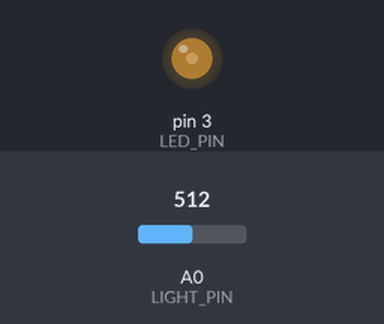
The sketch below on a simulated Arduino Uno, built with avr-gcc and run on an emulated ATmega328P. On the bench: output pins drawn as LEDs (lit = HIGH). The test bench sets the inputs (shaded band); at power-on: A0 (LIGHT_PIN) = 512. What the sketch prints to the serial monitor is not drawn.

Above: at 1.2 s.
1.3 s: A0 (LIGHT_PIN) set to 716
At 2.4 s:
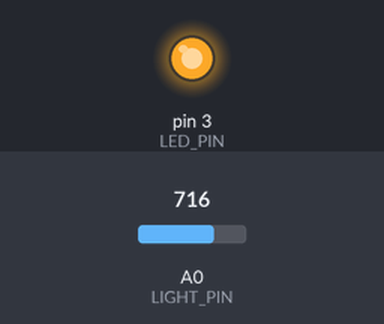
2.8 s: A0 (LIGHT_PIN) set to 900
At 3.3 s:
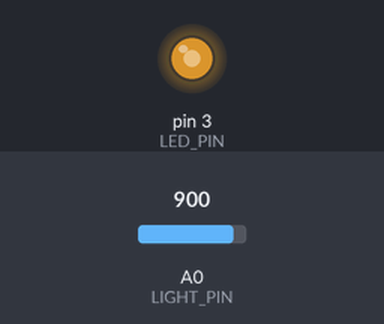
4.3 s: A0 (LIGHT_PIN) set to 0
At 4.9 s:
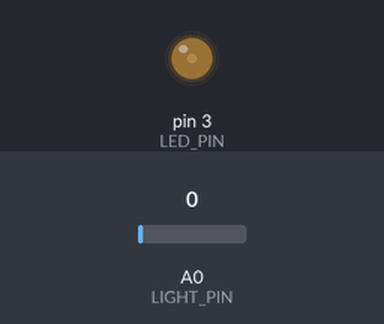
Timing chart, 0 to 7.3 s (numbered marks = the images above; inputs shaded):
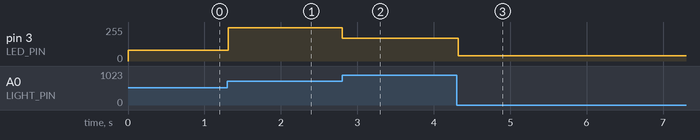

The sketch:

seminar2.ino
```cpp
#define LED_PIN 3
#define LIGHT_PIN A0

int value;
void setup() {
  Serial.begin(9600);
  Serial.println("Example number 2");
}

void loop() {
  value = analogRead(LIGHT_PIN);
  int l = map(value, 100, 700, 255, 0);
  analogWrite(LED_PIN, l);
  delay(20);
}
```

Measured:
- after the input at 1.3 s, pin 3 (LED_PIN): 80/255 → 250/255 at once
- after the input at 2.8 s, pin 3 (LED_PIN): 250/255 → 171/255 at once
- after the input at 4.3 s, pin 3 (LED_PIN): 171/255 → 41/255 at once
